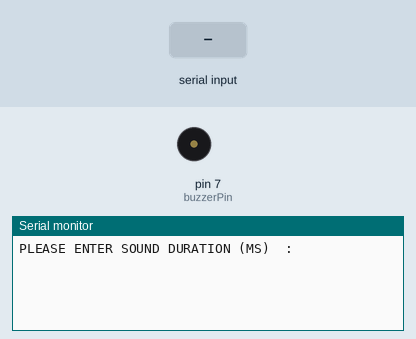
Recording of a sketch running on a simulated Arduino Uno, built with avr-gcc and run on an emulated ATmega328P. Parts: buzzer (waves = sounding, pin HIGH), the last lines printed to the serial monitor. The test bench sets the inputs (shaded band).

Above: at 0.9 s.
1.0 s: "1" received over Serial
At 3.0 s:
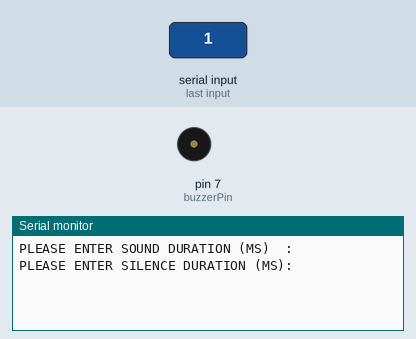
3.5 s: "30,150,10\n" received over Serial
At 4.3 s:
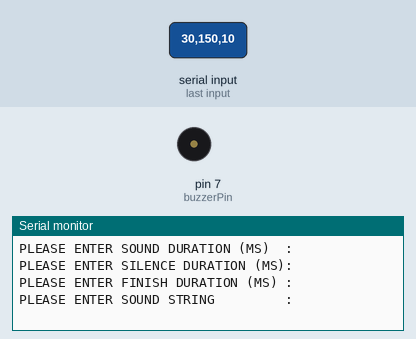

The sketch:

buzzer-controller.ino
```cpp
int buzzerPin = 7;
int soundDuration;
int silenceDuration;
int finishDuration;
String soundString;

void setup() {
  Serial.begin(9600);
  pinMode(buzzerPin,OUTPUT);

  Serial.println("\nPLEASE ENTER SOUND DURATION (MS)  :");
  while (Serial.available() == 0);
  soundDuration = Serial.parseInt();
  Serial.println("PLEASE ENTER SILENCE DURATION (MS):");
  while (Serial.available() == 0);
  silenceDuration = Serial.parseInt();
  Serial.println("PLEASE ENTER FINISH DURATION (MS) :");
  while (Serial.available() == 0);
  finishDuration = Serial.parseInt();
  Serial.println("PLEASE ENTER SOUND STRING         :");
  while (Serial.available() == 0);
  soundString = Serial.readString();

  Serial.print("\nTHE INPUTS:\n->SOUND DURATION (MS)  : ");
  Serial.print(soundDuration);
  Serial.print("\n->SILENCE DURATION (MS): ");
  Serial.print(silenceDuration);
  Serial.print("\n->FINISH DURATION (MS) : ");
  Serial.print(finishDuration);
  Serial.print("\n->SOUND STRING         : ");
  Serial.println(soundString);
  Serial.println();
}

void loop() {
  while(1){
    for (int i = 0; i <soundString.length(); i++) {
      char c = soundString.charAt(i);

      if (c=='1') {
        digitalWrite(buzzerPin,HIGH);
      }
      else{
        digitalWrite(buzzerPin,LOW);
      }
      delay(soundDuration);
      digitalWrite(buzzerPin,LOW);
      delay(silenceDuration);
    }

  digitalWrite(buzzerPin,LOW);
  delay(finishDuration);
  Serial.println("String completed!");
  }
}
```

Measured:
- after the input at 1.0 s, the serial monitor: prints a new line after 1.0 s (image 1)
- after the input at 3.5 s, the serial monitor: prints a new line at once (image 2)
